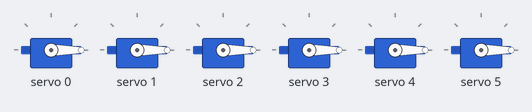
A sketch run on a simulated Arduino Uno, built with avr-gcc and run on an emulated ATmega328P. Parts: 6 × servo. What the sketch prints to the serial monitor is not drawn.

Above: at 0.05 s.
At 2.2 s:
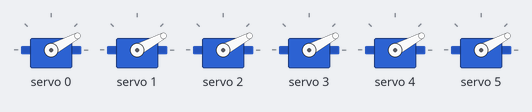
At 2.95 s:
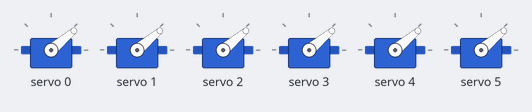
At 4.45 s:
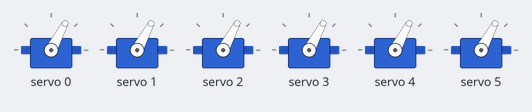
At 6.55 s:
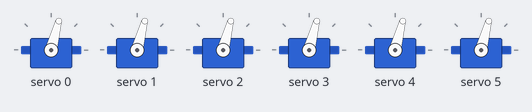
At 8.85 s:
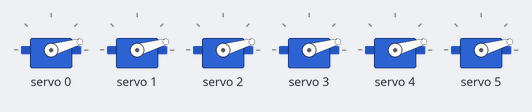
Timing chart, 0 to 14.6 s (numbered marks = the images above):
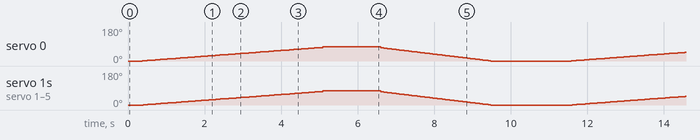

The sketch:

pca_servo_extender.ino
```cpp
#include <Wire.h>
#include <Adafruit_PWMServoDriver.h>
Adafruit_PWMServoDriver pwm;
#define NUM_SERVOS 6
#define SERVO_MIN 100
#define SERVO_MAX 260 // -> 180
#define SERVO_DELAY 1500 // Delay in milliseconds
int servoPins[NUM_SERVOS] = {0, 1, 2, 3, 4, 5};
void setup() {
Serial.begin(9600);
Serial.println("Alternate Servo Test");
pwm.begin();
pwm.setPWMFreq(50); // Set the PWM frequency for the PCA9685
// Initialize all servos to their minimum positions during setup
for (int i = 0; i < NUM_SERVOS; i++) {
pwm.setPWM(servoPins[i], 0, SERVO_MIN);
}
}
void loop() {
// Rotate all servos to one extreme position
for (int pos = SERVO_MIN; pos <= SERVO_MAX; pos += 1) {
for (int i = 0; i < NUM_SERVOS; i++) {
pwm.setPWM(servoPins[i], 0, pos);
Serial.println(pos);
}
delay(10);
}
delay(100);
for (int i = 0; i < NUM_SERVOS; i++) {
pwm.setPWM(servoPins[i], 0, 270);
}
delay(SERVO_DELAY);
// Rotate all servos back to their minimum position
for (int pos = SERVO_MAX; pos >= SERVO_MIN; pos -= 1) {
for (int i = 0; i < NUM_SERVOS; i++) {
pwm.setPWM(servoPins[i], 0, pos);
}
delay(15);
}
delay(SERVO_DELAY);
}
```
